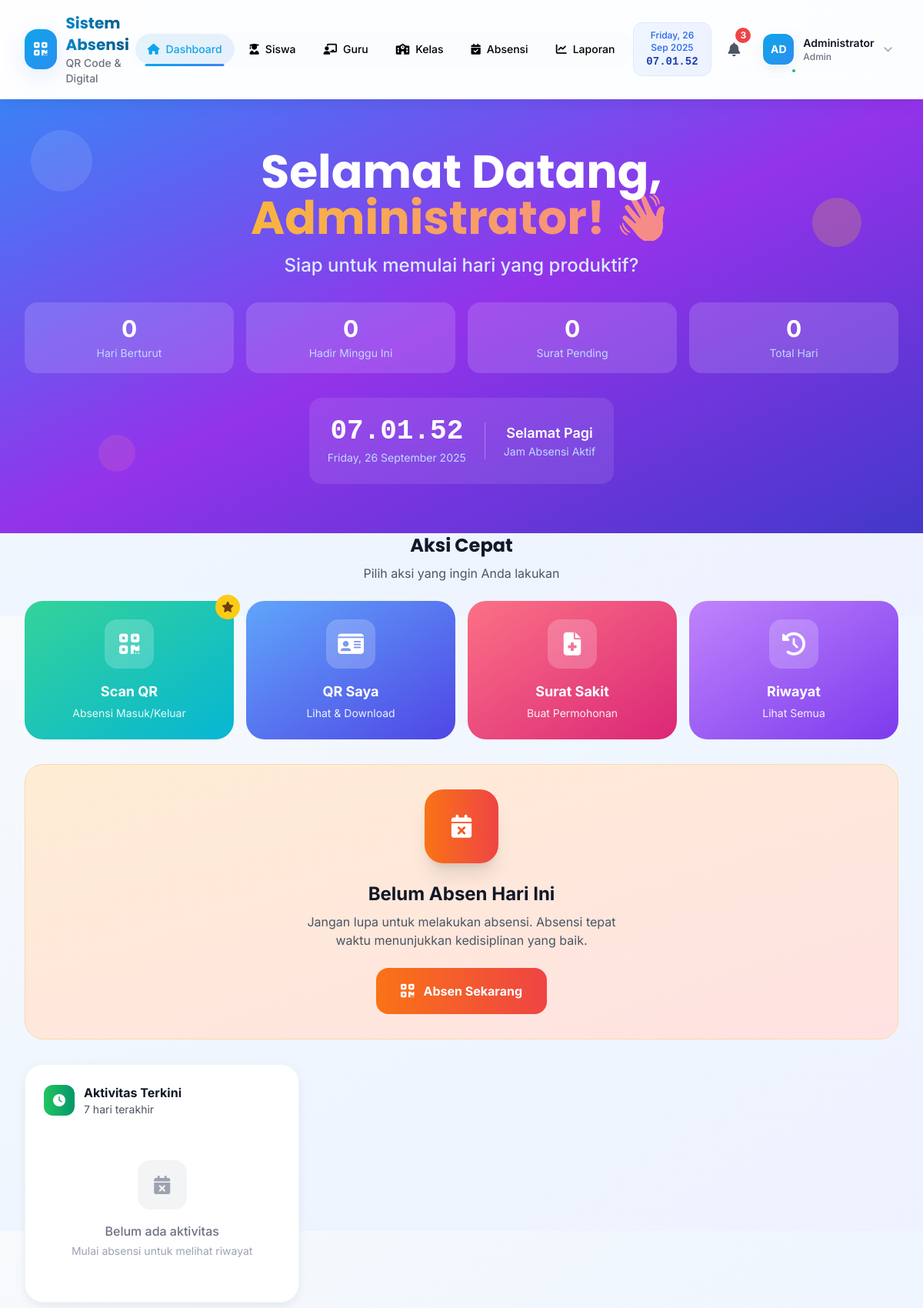
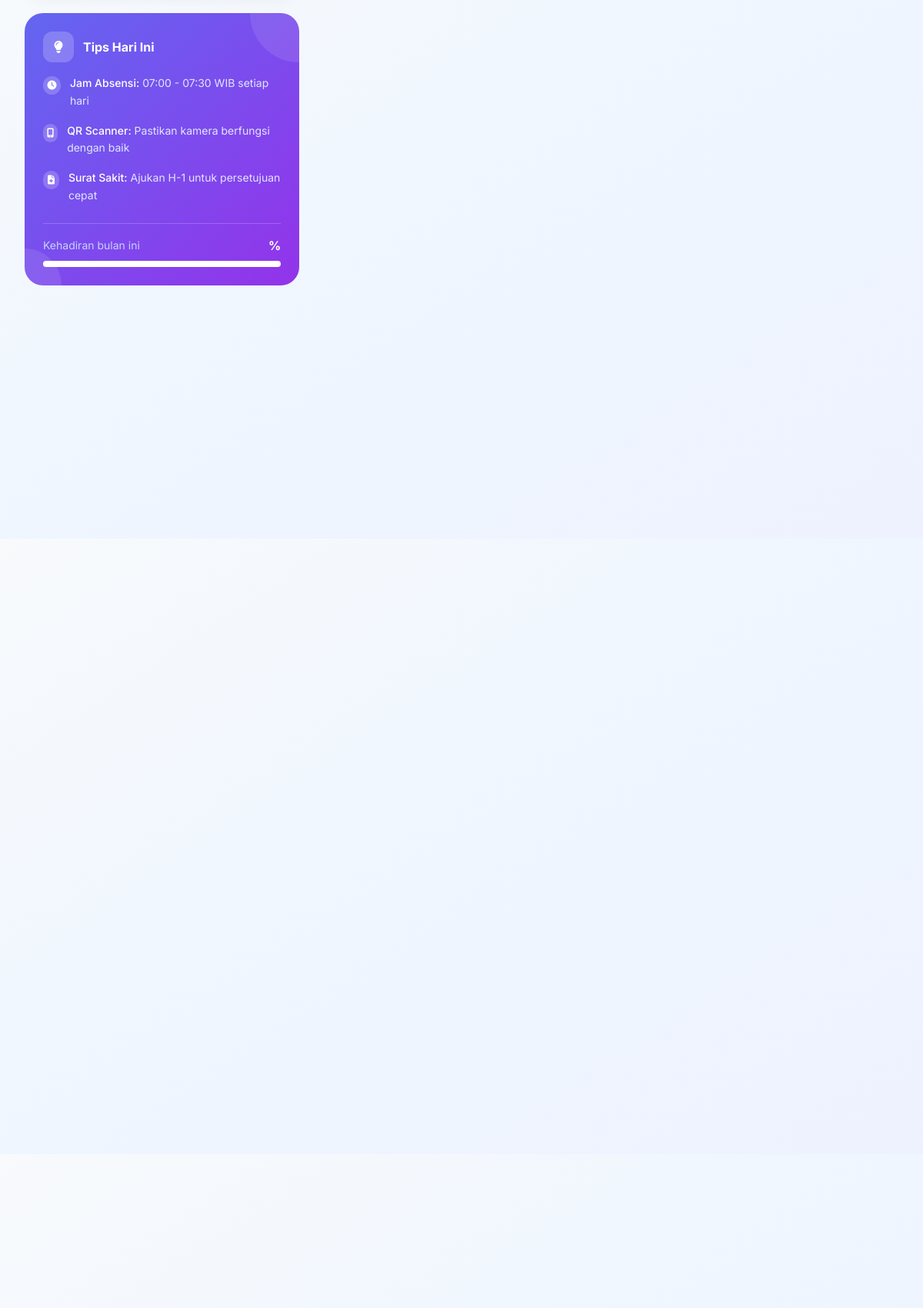
/student/dashboard.php (signed in, upper part), run on the app's committed database (2 pictures, top to bottom).
### tables this page shows
CREATE TABLE users (
    id INT AUTO_INCREMENT PRIMARY KEY,
    username VARCHAR(50) UNIQUE NOT NULL,
    email VARCHAR(100) UNIQUE NOT NULL,
    password VARCHAR(255) NOT NULL,
    full_name VARCHAR(100) NOT NULL,
    role ENUM('admin', 'teacher', 'student') NOT NULL DEFAULT 'student',
    phone VARCHAR(20),
    address TEXT,
    profile_picture VARCHAR(255),
    is_active BOOLEAN DEFAULT TRUE,
    qr_code VARCHAR(255),
    created_at TIMESTAMP DEFAULT CURRENT_TIMESTAMP,
    updated_at TIMESTAMP DEFAULT CURRENT_TIMESTAMP ON UPDATE CURRENT_TIMESTAMP
);

### student/dashboard.php (the view, shortened to what the rows shown need)
<?php
require_once '../includes/functions.php';
require_once '../includes/header.php';
?>
<div class="relative overflow-hidden bg-gradient-to-br from-blue-500 via-purple-600 to-indigo-700">
    <div class="relative max-w-7xl mx-auto px-4 sm:px-6 lg:px-8 py-16">
        <div class="text-center" data-aos="fade-up">
            <div class="mb-8">
                <h1 class="text-4xl md:text-5xl lg:text-6xl font-display font-bold text-white mb-4">
                    Selamat Datang,
                    <span class="block bg-gradient-to-r from-yellow-400 to-pink-400 bg-clip-text text-transparent animate-gradient">
                    </span>
                </h1>
            </div>
        </div>
    </div>
</div>
<div class="max-w-7xl mx-auto px-4 sm:px-6 lg:px-8 py-8 -mt-8 relative z-10">
    <div class="mb-8" data-aos="fade-up">
        <div class="text-center mb-6">
            <h2 class="text-2xl font-display font-bold text-gray-900 mb-2">Aksi Cepat</h2>
        </div>
    </div>
</div>
<?php require_once '../includes/footer.php'; ?>

### includes/header.php (shortened to what the rows shown need)
<?php
require_once __DIR__ . '/functions.php';
$current_user = getCurrentUser();
?>
<!DOCTYPE html>
<html lang="id" class="scroll-smooth">
<head>
    <script src="https://cdn.tailwindcss.com"></script>
    <link rel="stylesheet" href="https://cdnjs.cloudflare.com/ajax/libs/font-awesome/6.4.0/css/all.min.css">
    <link href="https://unpkg.com/aos@2.3.1/dist/aos.css" rel="stylesheet">
</head>
<body class="bg-gradient-to-br from-slate-50 via-blue-50 to-indigo-50 font-sans antialiased">
    <?php if (isLoggedIn()): ?>
    <header class="sticky top-0 z-40 border-b border-white/20 bg-white/80 backdrop-blur-xl shadow-soft" data-aos="slide-down">
        <div class="max-w-7xl mx-auto">
            <div class="flex items-center justify-between px-4 sm:px-6 lg:px-8 py-4">
                <div class="flex items-center space-x-4">
                    <div class="flex items-center">
                        <div class="bg-gradient-primary p-3 rounded-2xl shadow-colored mr-3">
                            <i class="fas fa-qrcode text-white text-xl"></i>
                        </div>
                        <div class="hidden sm:block">
                            <h1 class="text-xl font-display font-bold bg-gradient-to-r from-primary-600 to-primary-800 bg-clip-text text-transparent">
                            </h1>
                            <p class="text-sm text-gray-500 font-medium">QR Code & Digital</p>
                        </div>
                    </div>
                </div>
                <nav class="hidden lg:flex items-center space-x-1 bg-gray-50/50 rounded-full px-2 py-1">
                    <?php
                    $current_page = basename($_SERVER['PHP_SELF']);
                    $nav_items = [];
                    if (hasRole('admin')) {
                        $nav_items = [
                            ['href' => '/admin/dashboard.php', 'icon' => 'fas fa-home', 'text' => 'Dashboard', 'page' => 'dashboard.php'],
                            ['href' => '/admin/students.php', 'icon' => 'fas fa-user-graduate', 'text' => 'Siswa', 'page' => 'students.php'],
                            ['href' => '/admin/teachers.php', 'icon' => 'fas fa-chalkboard-teacher', 'text' => 'Guru', 'page' => 'teachers.php'],
                            ['href' => '/admin/classes.php', 'icon' => 'fas fa-school', 'text' => 'Kelas', 'page' => 'classes.php'],
                            ['href' => '/admin/attendance.php', 'icon' => 'fas fa-calendar-check', 'text' => 'Absensi', 'page' => 'attendance.php'],
                            ['href' => '/admin/reports.php', 'icon' => 'fas fa-chart-line', 'text' => 'Laporan', 'page' => 'reports.php']
                        ];
                    }
                    foreach ($nav_items as $item):
                        $is_active = ($current_page === $item['page']);
                    ?>
                    <a href="<?php echo BASE_URL . $item['href']; ?>"
                       class="nav-link <?php echo $is_active ? 'nav-link-active' : 'hover:bg-white/50'; ?>
                              px-4 py-2.5 rounded-full text-sm font-medium flex items-center space-x-2 transition-all duration-300">
                        <i class="<?php echo $item['icon']; ?> text-sm"></i>
                        <span><?php echo $item['text']; ?></span>
                    </a>
                    <?php endforeach; ?>
                </nav>
                <div class="flex items-center space-x-3">
                    <div class="hidden md:block bg-gradient-to-r from-blue-50 to-indigo-50 px-4 py-2 rounded-xl border border-blue-100">
                        <div class="text-center">
                            <div class="text-xs text-blue-600 font-medium">
                                <?php echo date('l, d M Y'); ?>
                            </div>
                            <div class="text-sm font-bold text-blue-800 live-clock font-mono"></div>
                        </div>
                    </div>
                    <div class="relative">
                        <button class="relative p-2.5 text-gray-600 hover:text-primary-600 hover:bg-white/50 rounded-xl transition-all duration-300 focus-ring group" id="notification-btn">
                            <i class="fas fa-bell text-lg group-hover:animate-wiggle"></i>
                            <span class="notification-badge absolute -top-1 -right-1 bg-red-500 text-white text-xs rounded-full h-5 w-5 flex items-center justify-center font-bold" id="notification-count">
                                3
                            </span>
                        </button>
                    </div>
                    <div class="relative" id="user-menu">
                        <button class="flex items-center space-x-3 p-2 rounded-xl hover:bg-white/50 focus-ring transition-all duration-300 group" id="user-menu-btn">
                            <div class="relative">
                                <?php if ($current_user['profile_picture']): ?>
                                    <img class="h-10 w-10 rounded-xl object-cover ring-2 ring-white shadow-medium"
                                         src="<?php echo BASE_URL . '/' . $current_user['profile_picture']; ?>"
                                         alt="Profile">
                                <?php else: ?>
                                    <div class="h-10 w-10 rounded-xl bg-gradient-primary flex items-center justify-center ring-2 ring-white shadow-medium">
                                        <span class="text-white font-bold text-sm">
                                            <?php echo strtoupper(substr($current_user['full_name'], 0, 2)); ?>
                                        </span>
                                    </div>
                                <?php endif; ?>
                            </div>
                            <div class="hidden md:block text-left">
                                <div class="text-sm font-semibold text-gray-900 group-hover:text-primary-600 transition-colors">
                                    <?php echo htmlspecialchars($current_user['full_name']); ?>
                                </div>
                                <div class="text-xs text-gray-500 capitalize font-medium">
                                    <?php echo htmlspecialchars($current_user['role']); ?>
                                </div>
                            </div>
                            <i class="fas fa-chevron-down text-xs text-gray-400 group-hover:text-primary-500 transition-all duration-300 group-hover:rotate-180"></i>
                        </button>
                    </div>
                </div>
            </div>
        </div>
    </header>
    <?php endif; ?>
    <main class="<?php echo isLoggedIn() ? 'min-h-screen' : ''; ?>">

### data on the page
users: full_name "AD", full_name "Administrator", role "Admin"

### other printed values
$item['text'] "Dashboard"
$item['text'] "Siswa"
$item['text'] "Guru"
$item['text'] "Kelas"
$item['text'] "Absensi"
$item['text'] "Laporan"
$attendance_streak "0"
$week_stats['present_days'] "0"
count($pending_letters) "0"
$attendance_stats['total_days'] "0"
